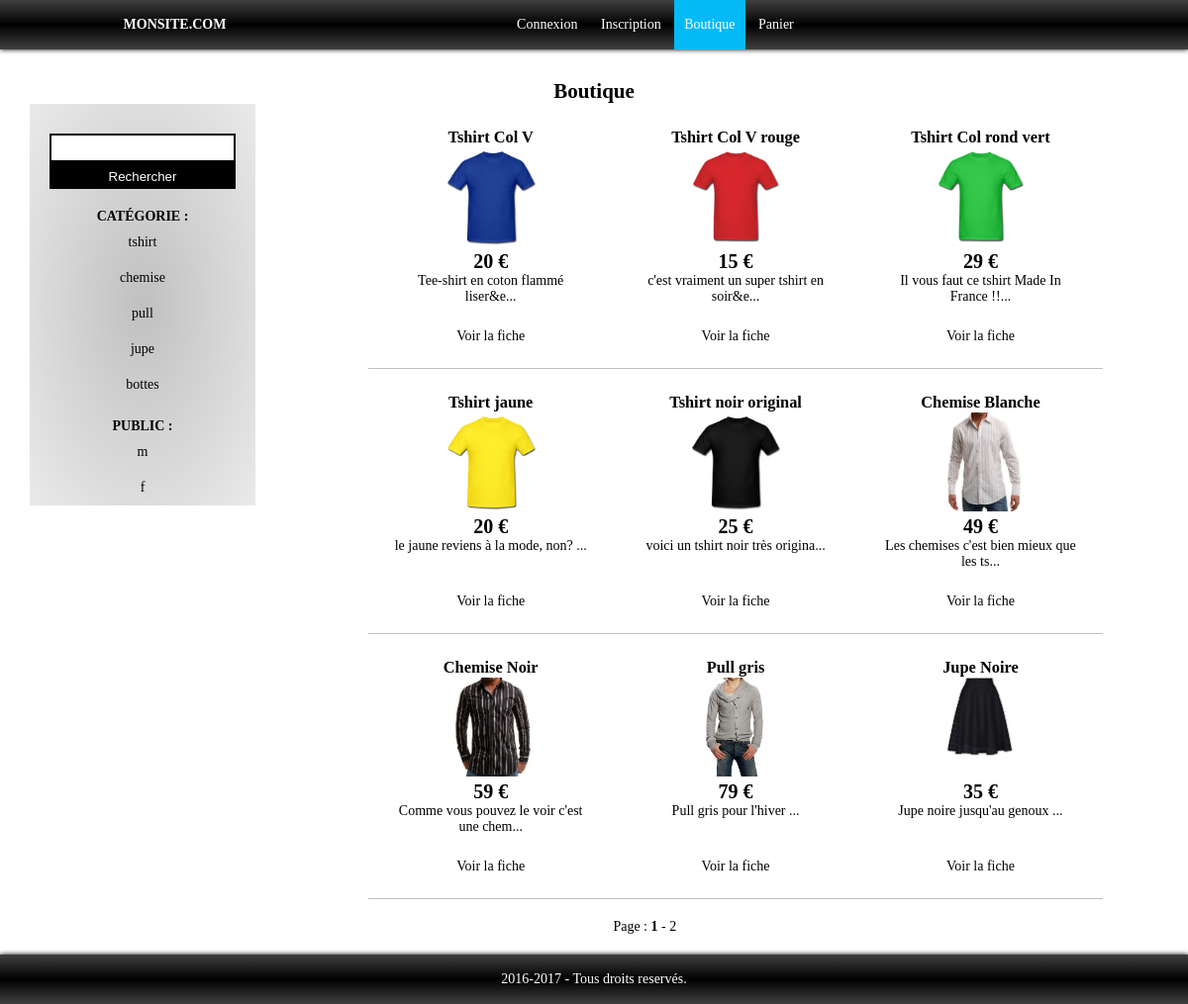
The page /boutique.php on the database its author committed.
### tables this page shows
CREATE TABLE `produit` (
  `id_produit` int(3) NOT NULL,
  `reference` varchar(20) NOT NULL,
  `categorie` varchar(20) NOT NULL,
  `titre` varchar(100) NOT NULL,
  `description` text NOT NULL,
  `couleur` varchar(20) NOT NULL,
  `taille` varchar(5) NOT NULL,
  `public` enum('m','f','mixte') NOT NULL,
  `photo` varchar(250) NOT NULL,
  `prix` int(3) NOT NULL,
  `stock` int(3) NOT NULL
);

### inc/fonctions.inc.php (called while the page is built, shortened)
<?php
function userConnecte(){
	if(isset($_SESSION['membre'])){
		return TRUE;
	} else {
		return FALSE;
	}
}
?>

### boutique.php (the view, shortened to what this page needs)
<?php
require_once('inc/init.inc.php');
$page = 'Boutique';
require_once('inc/haut.inc.php');
$resultat = $pdo -> query("SELECT DISTINCT categorie FROM produit WHERE stock != 0");
$categorie = $resultat -> fetchAll(PDO::FETCH_ASSOC);
$resultat = $pdo -> query("SELECT DISTINCT public FROM produit WHERE stock != 0");
$public = $resultat -> fetchAll(PDO::FETCH_ASSOC);
if(empty($_GET['categorie']) && empty($_GET['public']) && empty($_GET['search'])){
	$resultat = $pdo->query("SELECT count(*) AS total FROM produit");
	$data_produit = $resultat -> fetch(PDO::FETCH_ASSOC);
	$nombre_produits = $data_produit['total'];
	$nombre_produits_par_page = 9;
	$nombre_de_page = ceil($nombre_produits / $nombre_produits_par_page);
	if(isset($_GET['page']))
	{
		$page_actuelle = intval($_GET['page']);
		if($page_actuelle > $nombre_de_page){
			$page_actuelle = $nombre_de_page;
		}
	}else{
		$page_actuelle = 1;
	}
	$debut = ($page_actuelle-1)*$nombre_produits_par_page;
	$resultat = $pdo -> prepare("SELECT * FROM produit WHERE stock != 0 LIMIT ".$debut.", ".$nombre_produits_par_page);
	$resultat -> execute();
	$produits = $resultat -> fetchAll(PDO::FETCH_ASSOC);
}
?>
<h1>Boutique</h1>
<div class="boutique-gauche">
	<div class="bandeau">
		<form action="?search=$_GET['search']" method="get" id="searchForm">
			<input type="text" name="search" id="searchInput">
			<ul class="product_list"></ul>
			<input type="submit" value="Rechercher">
		</form>
	</div>
	<ul>
		<li><b>CAT&Eacute;GORIE :</b></li>
		<?php foreach ($categorie as $cat) : ?>
		<li>
			<a href="?categorie=<?= $cat['categorie'] ?>"><?= $cat['categorie'] ?></a>
		</li>
		<?php endforeach; ?>
	</ul>
	<br>
	<ul>
		<li><b>PUBLIC :</b></li>
		<?php foreach ($public as $sexe) : ?>
		<li>
			<a href="?public=<?= $sexe['public'] ?>"><?= $sexe['public'] ?></a>
		</li>
		<?php endforeach; ?>
	</ul>
</div>
<div class="boutique-droite">
	<?php foreach ($produits as $produit) : ?>
		<div class="boutique-produit">
			<h3><?= $produit['titre'] ?></h3>
			<a href="fiche_produit.php?id=<?= $produit['id_produit'] ?>">
				<img src="photo/<?= $produit['photo'] ?>">
			</a>
			<p class="prix">
				<?= $produit['prix'] ?> €
			</p>
			<p class="description">
				<?= substr($produit['description'], 0, 40).'...' ?>
			</p>
			<br><a href="fiche_produit.php?id=<?= $produit['id_produit'] ?>">Voir la fiche</a>
		</div>
	<?php endforeach ?>
	<div class="pagination">
		<p> Page :
		<?php for($i=1; $i<=$nombre_de_page; $i++){
			if($i == $page_actuelle){
				echo '<b>'.$i.'</b>';
			} else {
				echo '<a href="?page='.$i.'">'.$i.'</a>';
			}
			if($i != $nombre_de_page){
				echo ' - ';
			}
		} ?>
		</p>
	</div>
</div>
<?php
require_once('inc/bas.inc.php');
?>

### inc/haut.inc.php (shortened to what this page needs)
<!Doctype html>
<html>
    <head>
        <link rel="stylesheet" href="<?php echo RACINE_SITE ?>css/style.css"/>
    </head>
    <body>
        <header>
			<div class="conteneur-full">
				<span>
					<a href="" title="Mon Site">MonSite.com</a>
				</span>
				<nav>
					<ul>
					<?php if(userConnecte()) : ?>
						<li <?= ($page=='Profil') ? 'class="active"' : ''?> >
							<a href="<?php echo RACINE_SITE ?>profil.php">Profil</a>
						</li>
						<li <?= ($page=='Boutique') ? 'class="active"' : ''?> >
							<a href="<?php echo RACINE_SITE ?>boutique.php">Boutique</a>
						</li>
						<li <?= ($page=='Panier') ? 'class="active"' : ''?> >
							<a href="<?php echo RACINE_SITE ?>panier.php">
								Panier
								<?php if(quantitePanier()) : ?>
									<span class="bulle"><?= quantitePanier(); ?></span>
								<?php endif ?>
							</a>
						</li>
						<?php if(userAdmin()) : ?>
							<li <?= ($page=='Gestion Boutique') ? 'class="active"' : ''?> >
								<a href="<?php echo RACINE_SITE ?>admin/gestion_boutique.php">Gestion Boutique</a>
							</li>
							<li <?= ($page=='Gestion Membre') ? 'class="active"' : ''?> >
								<a href="<?php echo RACINE_SITE ?>admin/gestion_membre.php">Gestion Membre</a>
							</li>
							<li <?= ($page=='Gestion Commande') ? 'class="active"' : ''?> >
								<a href="<?php echo RACINE_SITE ?>admin/gestion_commande.php">Gestion Commande</a>
							</li>
						<?php endif; ?>
						<li>
							<a href="<?php echo RACINE_SITE ?>connexion.php?action=deconnexion">Déconnexion</a>
						</li>
					<?php else: ?>
						<li <?= ($page=='Connexion') ? 'class="active"' : ''?> >
							<a href="<?php echo RACINE_SITE ?>connexion.php">Connexion</a>
						</li>
						<li <?= ($page=='Inscription') ? 'class="active"' : ''?> >
							<a href="<?php echo RACINE_SITE ?>inscription.php">Inscription</a>
						</li>
						<li <?= ($page=='Boutique') ? 'class="active"' : ''?> >
							<a href="<?php echo RACINE_SITE ?>boutique.php">Boutique</a>
						</li>
						<li <?= ($page=='Panier') ? 'class="active"' : ''?> >
							<a href="<?php echo RACINE_SITE ?>panier.php">
								Panier
							</a>
						</li>
					<?php endif;?>
					</ul>
				</nav>
			</div>
        </header>
        <section>
			<div class="conteneur">

### inc/bas.inc.php (shortened to what this page needs)
			</div>
        </section>
        <footer>
			<div class="">
				2016-<?= date('Y'); ?> - Tous droits reservés.
			</div>
        </footer>
    </body>
</html>

### css/style.css (style rules this page uses)
body { font-family : verdana; font-size: 14px; }
h1 { text-align: center; }
a { text-decoration: none; color: #000; }
.conteneur { margin: 0 auto; max-width: 1170px; width: 100%; }
.conteneur-full { width: 100%; }
header { background: linear-gradient(to bottom, rgba(0,0,0,0.75), #000000, rgba(0,0,0,0.75)); text-align: center; box-shadow: 0 0 5px black; height: 50px; }
header span { color: #fff; font-weight: bold; text-transform: uppercase; display: inline-block; line-height: 50px; }
header nav { min-width: 70%; display: inline-block; line-height: 50px; }
header nav ul { width: 100%; }
header nav ul li { display: inline-block; }
header nav ul li:hover, li.active { background: #04baf6; }
header a { color: #ffffff; text-decoration: none; padding: 0 10px; line-height: 30px; }
section { padding: 30px; min-height: calc(100vh - 60px - 50px - 50px); }
footer { width: 100%; background: linear-gradient(to bottom, rgba(0,0,0,0.75), #000000, rgba(0,0,0,0.75)); color: white; text-align: center; line-height: 50px; float: left; box-shadow: 0 0 5px black; }
.boutique-gauche { float: left; width: 20%; min-height: calc( 100vh * 1 / 3); margin-right: 10%; padding-top: 10px; text-align: center; background: #c0c0c0; background: -moz-radial-gradient(center, ellipse cover, #c0c0c0 0%, #eaeaea 100%); background: #c0c0c0; background: -moz-radial-gradient(center, ellipse cover, #c0c0c0 0%, #eaeaea 100%); background: radial-gradient(ellipse at center, #c0c0c0, #eaeaea); }
.boutique-gauche ul { list-style: none; padding: 0; }
.boutique-gauche ul li a { display: block; padding: 10px; }
.boutique-gauche ul.product_list { background-color: white; border: 1px solid black; }
.boutique-droite { width: 70%; float: left; }
.boutique-droite .pagination { width: 70%; float: left; margin: 20px 0; text-align: center; }
.boutique-produit { float: left; width: 25%; text-align: center; padding: 3%; border-bottom: 1px solid #c0c0c0; }
.boutique-produit img { height: 100px; }
.boutique-produit .prix { font-weight: bold; font-size: 20px; }
.boutique-produit .description { height : 40px; }
.bandeau { margin: 20px; padding: 0; }
.bandeau input:not([type="submit"]), .bandeau input[type="submit"] { width: 100%; margin: 0; box-sizing: border-box; }
textarea, select, input:not([type="submit"]) { width: 300px; margin-bottom: 10px; padding: 5px; border: 2px solid black; }
input[type="submit"] { background-color: black; color: white; border: 0; padding: 5px 10px; margin-left:115px; }

### rows shown on the page
produit: titre "Tshirt Col V", photo (picture), prix "20", description "Tee-shirt en coton flammé liser&e"
produit: titre "Tshirt Col V rouge", photo (picture), prix "15", description "c'est vraiment un super tshirt en soir&e"
produit: titre "Tshirt Col rond vert", photo (picture), prix "29", description "Il vous faut ce tshirt Made In France !!"
produit: titre "Tshirt jaune", photo (picture), prix "20", description "le jaune reviens à la mode, non?"
produit: titre "Tshirt noir original", photo (picture), prix "25", description "voici un tshirt noir très origina"
produit: titre "Chemise Blanche", photo (picture), prix "49", description "Les chemises c'est bien mieux que les ts"
produit: titre "Chemise Noir", photo (picture), prix "59", description "Comme vous pouvez le voir c'est une chem"
produit: titre "Pull gris", photo (picture), prix "79", description "Pull gris pour l'hiver"
produit: titre "Jupe Noire", photo (picture), prix "35", description "Jupe noire jusqu'au genoux"

### other values the page prints
$cat['categorie'] "tshirt"
$cat['categorie'] "chemise"
$cat['categorie'] "pull"
$cat['categorie'] "jupe"
$cat['categorie'] "bottes"
$sexe['public'] "m"
$sexe['public'] "f"
